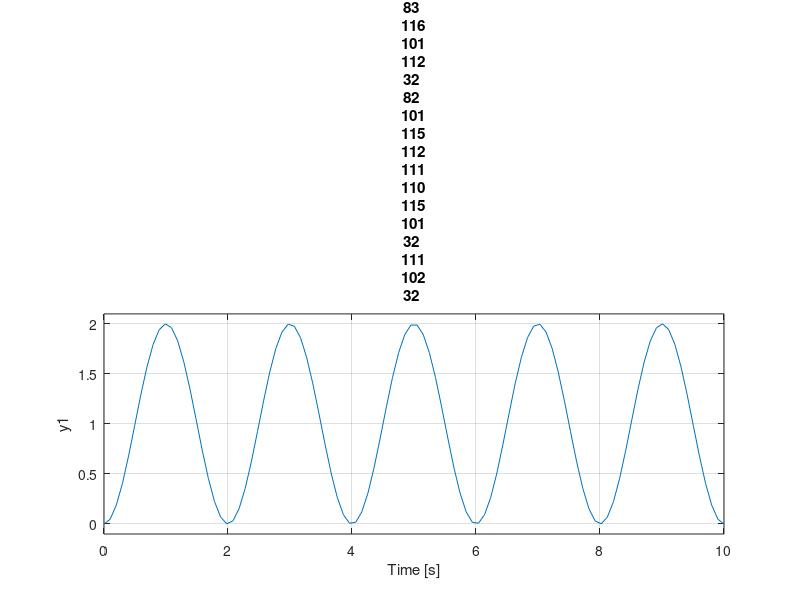

MATLAB code for this plot: (Note: this script raises an error after producing the figure.)


%% Question 1
k = 1
w = pi
s = tf('s')

for zeta = [0,0.5,1,1.5] 
    H = (k*w^2)/(s^2 + 2*zeta*w*s + w^2)
    step(H, 10)
    title("Step Response of " + zeta)
    grid on
    stepinfo(H, 'SettlingTimeThreshold', 0.05)
    figure
end



addpath('Interface');

Parameters.Resistance = 1.5;
Parameters.Inertia = 5e-4;

Motor = SimDCMotor(Parameters);


%%
freq = [0.01
0.1
0.2
0.4
0.5
0.7
1.0
2.5
5.0
];

b = [20
20.02
19.83
10.73
0.6421
-6.981
-4.716
-0.7967
-0.1965
];

Ay = [20
20.42
21.66
23.81
21.2
12.37
5.709
0.8269
0.2026
];

figure(10)
subplot(2,1,1)
% Magnitude Bode Plot
semilogx(freq, 20*log10(Ay));
title('Magnitude (db) vs Frequency (Hz)')
subplot(2,1,2)
% Phase Bode Plot
semilogx(freq, -acos(b./Ay)*180/pi);
title('Phase (deg) vs Frequency (Hz)')


